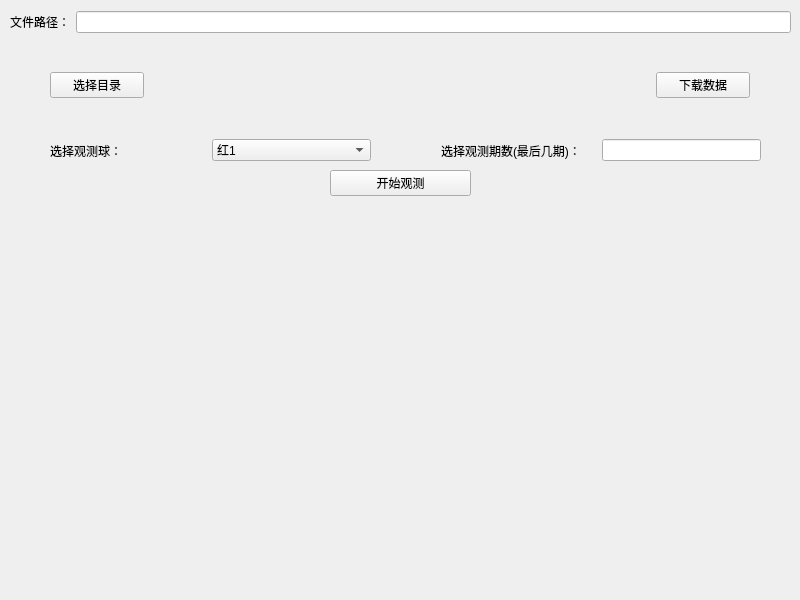
<?xml version="1.0" encoding="UTF-8"?>
<ui version="4.0">
 <class>MainWindow</class>
 <widget class="QMainWindow" name="MainWindow">
  <property name="geometry">
   <rect>
    <x>0</x>
    <y>0</y>
    <width>800</width>
    <height>600</height>
   </rect>
  </property>
  <property name="windowTitle">
   <string>智能预测系统</string>
  </property>
  <widget class="QWidget" name="widget">
   <widget class="QWidget" name="horizontalLayoutWidget_3">
    <property name="geometry">
     <rect>
      <x>10</x>
      <y>130</y>
      <width>781</width>
      <height>41</height>
     </rect>
    </property>
    <layout class="QHBoxLayout" name="horizontalLayout_4" stretch="1,1">
     <property name="spacing">
      <number>60</number>
     </property>
     <property name="leftMargin">
      <number>30</number>
     </property>
     <property name="topMargin">
      <number>0</number>
     </property>
     <property name="rightMargin">
      <number>30</number>
     </property>
     <item>
      <layout class="QHBoxLayout" name="horizontalLayout_2">
       <property name="spacing">
        <number>2</number>
       </property>
       <property name="leftMargin">
        <number>10</number>
       </property>
       <property name="topMargin">
        <number>0</number>
       </property>
       <property name="rightMargin">
        <number>0</number>
       </property>
       <item>
        <widget class="QLabel" name="label">
         <property name="text">
          <string>选择观测球：</string>
         </property>
        </widget>
       </item>
       <item>
        <widget class="QComboBox" name="choice_name">
         <item>
          <property name="text">
           <string>红1</string>
          </property>
         </item>
         <item>
          <property name="text">
           <string>红2</string>
          </property>
         </item>
         <item>
          <property name="text">
           <string>红3</string>
          </property>
         </item>
         <item>
          <property name="text">
           <string>红4</string>
          </property>
         </item>
         <item>
          <property name="text">
           <string>红5</string>
          </property>
         </item>
         <item>
          <property name="text">
           <string>红6</string>
          </property>
         </item>
         <item>
          <property name="text">
           <string>蓝</string>
          </property>
         </item>
        </widget>
       </item>
      </layout>
     </item>
     <item>
      <layout class="QHBoxLayout" name="horizontalLayout_3" stretch="1,1">
       <property name="spacing">
        <number>2</number>
       </property>
       <property name="leftMargin">
        <number>10</number>
       </property>
       <item>
        <widget class="QLabel" name="label_2">
         <property name="text">
          <string>选择观测期数(最后几期)：</string>
         </property>
        </widget>
       </item>
       <item>
        <widget class="QLineEdit" name="input_num">
         <property name="enabled">
          <bool>true</bool>
         </property>
         <property name="text">
          <string/>
         </property>
        </widget>
       </item>
      </layout>
     </item>
    </layout>
   </widget>
   <widget class="QWidget" name="verticalLayoutWidget_2">
    <property name="geometry">
     <rect>
      <x>10</x>
      <y>170</y>
      <width>781</width>
      <height>371</height>
     </rect>
    </property>
    <layout class="QVBoxLayout" name="verticalLayout_2" stretch="1,10">
     <item>
      <layout class="QVBoxLayout" name="verticalLayout_3">
       <property name="leftMargin">
        <number>320</number>
       </property>
       <property name="topMargin">
        <number>0</number>
       </property>
       <property name="rightMargin">
        <number>320</number>
       </property>
       <item>
        <widget class="QPushButton" name="start_graph">
         <property name="text">
          <string>开始观测</string>
         </property>
        </widget>
       </item>
      </layout>
     </item>
     <item>
      <widget class="GraphicsLayoutWidget" name="plot_graph" native="true"/>
     </item>
    </layout>
   </widget>
   <widget class="QWidget" name="verticalLayoutWidget">
    <property name="geometry">
     <rect>
      <x>10</x>
      <y>10</y>
      <width>781</width>
      <height>121</height>
     </rect>
    </property>
    <layout class="QVBoxLayout" name="verticalLayout_4">
     <property name="topMargin">
      <number>1</number>
     </property>
     <item>
      <layout class="QHBoxLayout" name="horizontalLayout_5">
       <item>
        <widget class="QLabel" name="label_3">
         <property name="text">
          <string>文件路径：</string>
         </property>
        </widget>
       </item>
       <item>
        <widget class="QLineEdit" name="input_files">
         <property name="enabled">
          <bool>true</bool>
         </property>
         <property name="focusPolicy">
          <enum>Qt::StrongFocus</enum>
         </property>
         <property name="contextMenuPolicy">
          <enum>Qt::DefaultContextMenu</enum>
         </property>
         <property name="acceptDrops">
          <bool>true</bool>
         </property>
         <property name="statusTip">
          <string/>
         </property>
         <property name="whatsThis">
          <string/>
         </property>
         <property name="text">
          <string/>
         </property>
        </widget>
       </item>
      </layout>
     </item>
     <item>
      <layout class="QHBoxLayout" name="horizontalLayout" stretch="1,5,1">
       <property name="spacing">
        <number>20</number>
       </property>
       <property name="leftMargin">
        <number>40</number>
       </property>
       <property name="topMargin">
        <number>10</number>
       </property>
       <property name="rightMargin">
        <number>41</number>
       </property>
       <property name="bottomMargin">
        <number>10</number>
       </property>
       <item>
        <widget class="QPushButton" name="choice_files">
         <property name="text">
          <string>选择目录</string>
         </property>
        </widget>
       </item>
       <item>
        <widget class="QTextBrowser" name="textBrowser">
         <property name="enabled">
          <bool>false</bool>
         </property>
         <property name="frameShape">
          <enum>QFrame::NoFrame</enum>
         </property>
         <property name="frameShadow">
          <enum>QFrame::Plain</enum>
         </property>
         <property name="textInteractionFlags">
          <set>Qt::TextBrowserInteraction</set>
         </property>
         <property name="openLinks">
          <bool>true</bool>
         </property>
        </widget>
       </item>
       <item>
        <widget class="QPushButton" name="download_files">
         <property name="text">
          <string>下载数据</string>
         </property>
        </widget>
       </item>
      </layout>
     </item>
    </layout>
   </widget>
  </widget>
 </widget>
 <customwidgets>
  <customwidget>
   <class>GraphicsLayoutWidget</class>
   <extends>QWidget</extends>
   <header location="global">pyqtgraph</header>
   <container>1</container>
  </customwidget>
 </customwidgets>
 <resources/>
 <connections/>
</ui>
